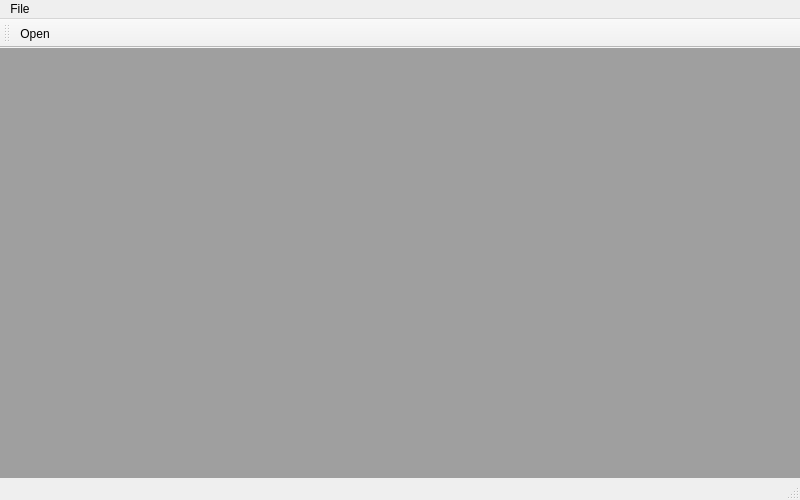
<?xml version="1.0" encoding="UTF-8"?>
<ui version="4.0">
 <class>MainWindow</class>
 <widget class="QMainWindow" name="MainWindow">
  <property name="geometry">
   <rect>
    <x>0</x>
    <y>0</y>
    <width>800</width>
    <height>500</height>
   </rect>
  </property>
  <property name="windowTitle">
   <string>DBC Browser</string>
  </property>
  <widget class="QWidget" name="centralWidget">
   <layout class="QGridLayout" name="gridLayout">
    <property name="leftMargin">
     <number>0</number>
    </property>
    <property name="topMargin">
     <number>0</number>
    </property>
    <property name="rightMargin">
     <number>0</number>
    </property>
    <property name="bottomMargin">
     <number>0</number>
    </property>
    <item row="0" column="0">
     <widget class="QMdiArea" name="m_maMain"/>
    </item>
   </layout>
  </widget>
  <widget class="QMenuBar" name="menuBar">
   <property name="geometry">
    <rect>
     <x>0</x>
     <y>0</y>
     <width>800</width>
     <height>17</height>
    </rect>
   </property>
   <widget class="QMenu" name="m_mnFile">
    <property name="title">
     <string>File</string>
    </property>
    <addaction name="m_actNew"/>
    <addaction name="m_actOpen"/>
   </widget>
   <addaction name="m_mnFile"/>
  </widget>
  <widget class="QStatusBar" name="m_sbMain"/>
  <widget class="QToolBar" name="m_tbarMain">
   <property name="iconSize">
    <size>
     <width>16</width>
     <height>16</height>
    </size>
   </property>
   <attribute name="toolBarArea">
    <enum>TopToolBarArea</enum>
   </attribute>
   <attribute name="toolBarBreak">
    <bool>false</bool>
   </attribute>
   <addaction name="m_actOpen"/>
  </widget>
  <action name="m_actNew">
   <property name="text">
    <string>New</string>
   </property>
   <property name="shortcut">
    <string>Ctrl+N</string>
   </property>
  </action>
  <action name="m_actOpen">
   <property name="icon">
    <iconset resource="dbcitem.qrc">
     <normaloff>:/tb_open</normaloff>:/tb_open</iconset>
   </property>
   <property name="text">
    <string>Open</string>
   </property>
   <property name="shortcut">
    <string>Ctrl+O</string>
   </property>
  </action>
 </widget>
 <layoutdefault spacing="6" margin="11"/>
 <resources>
  <include location="dbcitem.qrc"/>
 </resources>
 <connections/>
</ui>
